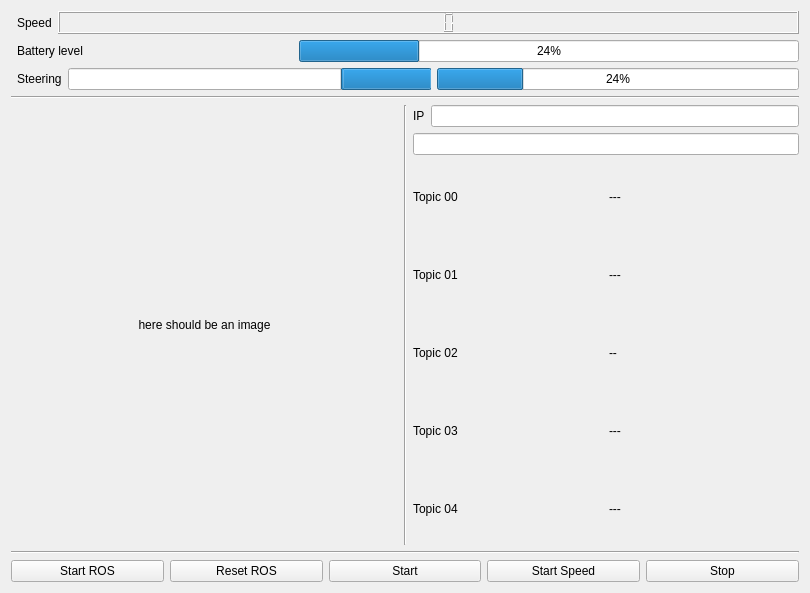
<?xml version="1.0" encoding="UTF-8"?>
<ui version="4.0">
 <class>DashboardGuiAaron</class>
 <widget class="QWidget" name="DashboardGuiAaron">
  <property name="geometry">
   <rect>
    <x>0</x>
    <y>0</y>
    <width>810</width>
    <height>593</height>
   </rect>
  </property>
  <property name="windowTitle">
   <string>Form</string>
  </property>
  <layout class="QVBoxLayout" name="verticalLayout">
   <item>
    <layout class="QHBoxLayout" name="horizontalLayout_2">
     <item>
      <widget class="Line" name="line_4">
       <property name="orientation">
        <enum>Qt::Horizontal</enum>
       </property>
      </widget>
     </item>
     <item>
      <layout class="QVBoxLayout" name="verticalLayout_3">
       <item>
        <layout class="QHBoxLayout" name="horizontalLayout_15">
         <item>
          <widget class="QLabel" name="speed_lbl">
           <property name="text">
            <string>Speed</string>
           </property>
          </widget>
         </item>
         <item>
          <widget class="QLCDNumber" name="speed">
           <property name="sizePolicy">
            <sizepolicy hsizetype="Expanding" vsizetype="Fixed">
             <horstretch>0</horstretch>
             <verstretch>0</verstretch>
            </sizepolicy>
           </property>
          </widget>
         </item>
        </layout>
       </item>
       <item>
        <layout class="QHBoxLayout" name="horizontalLayout_10">
         <item>
          <widget class="QLabel" name="battery_lbl">
           <property name="text">
            <string>Battery level</string>
           </property>
          </widget>
         </item>
         <item>
          <widget class="QProgressBar" name="battery">
           <property name="sizePolicy">
            <sizepolicy hsizetype="Expanding" vsizetype="Fixed">
             <horstretch>0</horstretch>
             <verstretch>0</verstretch>
            </sizepolicy>
           </property>
           <property name="maximumSize">
            <size>
             <width>500</width>
             <height>16777215</height>
            </size>
           </property>
           <property name="value">
            <number>24</number>
           </property>
          </widget>
         </item>
        </layout>
       </item>
       <item>
        <layout class="QHBoxLayout" name="horizontalLayout_7">
         <item>
          <layout class="QHBoxLayout" name="horizontalLayout_9">
           <item alignment="Qt::AlignHCenter">
            <widget class="QLabel" name="steering_lbl">
             <property name="text">
              <string>Steering</string>
             </property>
            </widget>
           </item>
          </layout>
         </item>
         <item>
          <widget class="QProgressBar" name="left_steer">
           <property name="value">
            <number>24</number>
           </property>
           <property name="textVisible">
            <bool>true</bool>
           </property>
           <property name="invertedAppearance">
            <bool>true</bool>
           </property>
          </widget>
         </item>
         <item>
          <widget class="QProgressBar" name="right_steer">
           <property name="value">
            <number>24</number>
           </property>
          </widget>
         </item>
        </layout>
       </item>
      </layout>
     </item>
    </layout>
   </item>
   <item>
    <widget class="Line" name="line_3">
     <property name="orientation">
      <enum>Qt::Horizontal</enum>
     </property>
    </widget>
   </item>
   <item>
    <layout class="QHBoxLayout" name="horizontalLayout">
     <item>
      <widget class="QLabel" name="image_feed">
       <property name="sizePolicy">
        <sizepolicy hsizetype="Expanding" vsizetype="Preferred">
         <horstretch>0</horstretch>
         <verstretch>0</verstretch>
        </sizepolicy>
       </property>
       <property name="minimumSize">
        <size>
         <width>280</width>
         <height>280</height>
        </size>
       </property>
       <property name="text">
        <string>here should be an image</string>
       </property>
       <property name="alignment">
        <set>Qt::AlignCenter</set>
       </property>
      </widget>
     </item>
     <item>
      <widget class="Line" name="line">
       <property name="orientation">
        <enum>Qt::Vertical</enum>
       </property>
      </widget>
     </item>
     <item>
      <layout class="QVBoxLayout" name="verticalLayout_5">
       <item>
        <layout class="QHBoxLayout" name="horizontalLayout_4">
         <item>
          <widget class="QLabel" name="label_11">
           <property name="text">
            <string>IP</string>
           </property>
          </widget>
         </item>
         <item>
          <widget class="QLineEdit" name="lineEdit"/>
         </item>
        </layout>
       </item>
       <item>
        <widget class="QLineEdit" name="lineEdit_2"/>
       </item>
       <item>
        <layout class="QHBoxLayout" name="horizontalLayout_16">
         <item>
          <widget class="QLabel" name="label_4">
           <property name="text">
            <string>Topic 00</string>
           </property>
          </widget>
         </item>
         <item>
          <widget class="QLabel" name="label">
           <property name="text">
            <string>---</string>
           </property>
          </widget>
         </item>
        </layout>
       </item>
       <item>
        <layout class="QHBoxLayout" name="horizontalLayout_18">
         <item>
          <widget class="QLabel" name="label_6">
           <property name="text">
            <string>Topic 01</string>
           </property>
          </widget>
         </item>
         <item>
          <widget class="QLabel" name="label_5">
           <property name="text">
            <string>---</string>
           </property>
          </widget>
         </item>
        </layout>
       </item>
       <item>
        <layout class="QHBoxLayout" name="horizontalLayout_19">
         <item>
          <widget class="QLabel" name="label_7">
           <property name="text">
            <string>Topic 02</string>
           </property>
          </widget>
         </item>
         <item>
          <widget class="QLabel" name="label_8">
           <property name="text">
            <string>--</string>
           </property>
          </widget>
         </item>
        </layout>
       </item>
       <item>
        <layout class="QHBoxLayout" name="horizontalLayout_17">
         <item>
          <widget class="QLabel" name="label_3">
           <property name="text">
            <string>Topic 03</string>
           </property>
          </widget>
         </item>
         <item>
          <widget class="QLabel" name="label_2">
           <property name="text">
            <string>---</string>
           </property>
          </widget>
         </item>
        </layout>
       </item>
       <item>
        <layout class="QHBoxLayout" name="horizontalLayout_20">
         <item>
          <widget class="QLabel" name="label_10">
           <property name="text">
            <string>Topic 04</string>
           </property>
          </widget>
         </item>
         <item>
          <widget class="QLabel" name="label_9">
           <property name="text">
            <string>---</string>
           </property>
          </widget>
         </item>
        </layout>
       </item>
      </layout>
     </item>
    </layout>
   </item>
   <item>
    <widget class="Line" name="line_2">
     <property name="orientation">
      <enum>Qt::Horizontal</enum>
     </property>
    </widget>
   </item>
   <item>
    <layout class="QHBoxLayout" name="horizontalLayout_3">
     <item>
      <widget class="QPushButton" name="startROS">
       <property name="text">
        <string>Start ROS</string>
       </property>
      </widget>
     </item>
     <item>
      <widget class="QPushButton" name="resetROS">
       <property name="text">
        <string>Reset ROS</string>
       </property>
      </widget>
     </item>
     <item>
      <widget class="QPushButton" name="startbutton">
       <property name="text">
        <string>Start</string>
       </property>
      </widget>
     </item>
     <item>
      <widget class="QPushButton" name="pushButton">
       <property name="text">
        <string>Start Speed</string>
       </property>
      </widget>
     </item>
     <item>
      <widget class="QPushButton" name="stopbutton">
       <property name="text">
        <string>Stop</string>
       </property>
      </widget>
     </item>
    </layout>
   </item>
  </layout>
 </widget>
 <resources/>
 <connections/>
</ui>
